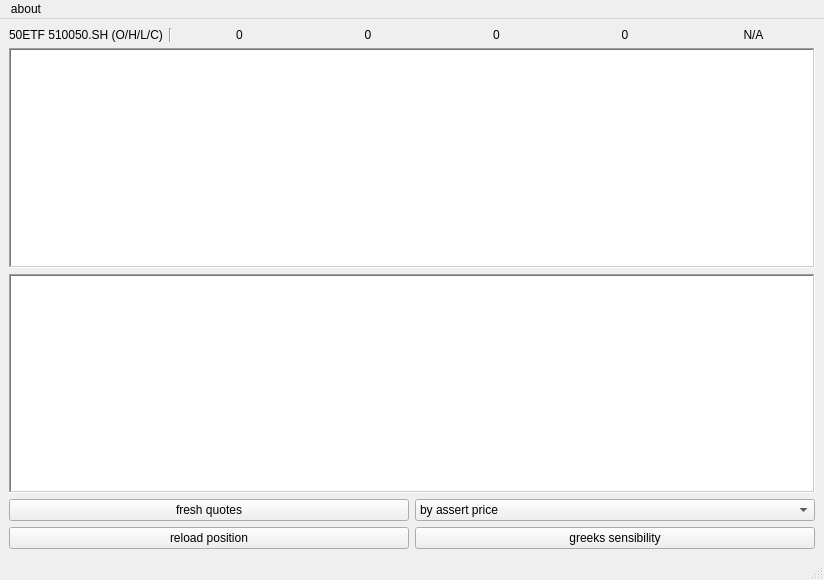
<?xml version="1.0" encoding="UTF-8"?>
<ui version="4.0">
 <class>MainWindow</class>
 <widget class="QMainWindow" name="MainWindow">
  <property name="geometry">
   <rect>
    <x>0</x>
    <y>0</y>
    <width>824</width>
    <height>580</height>
   </rect>
  </property>
  <property name="windowTitle">
   <string>MainWindow</string>
  </property>
  <widget class="QWidget" name="centralwidget">
   <layout class="QVBoxLayout" name="verticalLayout_2">
    <item>
     <layout class="QVBoxLayout" name="verticalLayout">
      <item>
       <layout class="QHBoxLayout" name="horizontalLayout">
        <item>
         <widget class="QLabel" name="etf_name_label">
          <property name="text">
           <string>50ETF 510050.SH (O/H/L/C)</string>
          </property>
         </widget>
        </item>
        <item>
         <widget class="Line" name="line">
          <property name="orientation">
           <enum>Qt::Vertical</enum>
          </property>
         </widget>
        </item>
        <item>
         <widget class="QLabel" name="etf_openprice_label">
          <property name="text">
           <string>0</string>
          </property>
          <property name="alignment">
           <set>Qt::AlignCenter</set>
          </property>
         </widget>
        </item>
        <item>
         <widget class="QLabel" name="etf_highprice_label">
          <property name="text">
           <string>0</string>
          </property>
          <property name="alignment">
           <set>Qt::AlignCenter</set>
          </property>
         </widget>
        </item>
        <item>
         <widget class="QLabel" name="etf_lowprice_label">
          <property name="text">
           <string>0</string>
          </property>
          <property name="alignment">
           <set>Qt::AlignCenter</set>
          </property>
         </widget>
        </item>
        <item>
         <widget class="QLabel" name="etf_lastprice_label">
          <property name="text">
           <string>0</string>
          </property>
          <property name="alignment">
           <set>Qt::AlignCenter</set>
          </property>
         </widget>
        </item>
        <item>
         <widget class="QLabel" name="update_time_label">
          <property name="text">
           <string>N/A</string>
          </property>
          <property name="alignment">
           <set>Qt::AlignCenter</set>
          </property>
         </widget>
        </item>
       </layout>
      </item>
      <item>
       <widget class="QTableWidget" name="positions_table">
        <property name="frameShape">
         <enum>QFrame::WinPanel</enum>
        </property>
        <property name="editTriggers">
         <set>QAbstractItemView::DoubleClicked|QAbstractItemView::EditKeyPressed</set>
        </property>
        <property name="sortingEnabled">
         <bool>false</bool>
        </property>
       </widget>
      </item>
      <item>
       <widget class="QTableWidget" name="portfolio_table">
        <property name="frameShape">
         <enum>QFrame::WinPanel</enum>
        </property>
       </widget>
      </item>
      <item>
       <layout class="QGridLayout" name="gridLayout">
        <item row="0" column="0">
         <widget class="QPushButton" name="fresh_quotes_button">
          <property name="text">
           <string>fresh quotes</string>
          </property>
         </widget>
        </item>
        <item row="1" column="1">
         <widget class="QPushButton" name="greeks_sensibility_button">
          <property name="text">
           <string>greeks sensibility</string>
          </property>
         </widget>
        </item>
        <item row="1" column="0">
         <widget class="QPushButton" name="reload_position_button">
          <property name="text">
           <string>reload position</string>
          </property>
         </widget>
        </item>
        <item row="0" column="1">
         <widget class="QComboBox" name="greeks_x_axis_combobox">
          <property name="layoutDirection">
           <enum>Qt::LeftToRight</enum>
          </property>
          <property name="frame">
           <bool>true</bool>
          </property>
          <item>
           <property name="text">
            <string>by assert price</string>
           </property>
          </item>
          <item>
           <property name="text">
            <string>by volatility</string>
           </property>
          </item>
          <item>
           <property name="text">
            <string>by time</string>
           </property>
          </item>
          <item>
           <property name="text">
            <string>all of three</string>
           </property>
          </item>
         </widget>
        </item>
       </layout>
      </item>
     </layout>
    </item>
   </layout>
  </widget>
  <widget class="QMenuBar" name="menubar">
   <property name="geometry">
    <rect>
     <x>0</x>
     <y>0</y>
     <width>824</width>
     <height>26</height>
    </rect>
   </property>
   <widget class="QMenu" name="menuAbout">
    <property name="title">
     <string>about</string>
    </property>
    <addaction name="actionAbout"/>
   </widget>
   <addaction name="menuAbout"/>
  </widget>
  <widget class="QStatusBar" name="statusbar"/>
  <action name="actionAbout">
   <property name="text">
    <string>about</string>
   </property>
  </action>
 </widget>
 <resources/>
 <connections/>
</ui>
